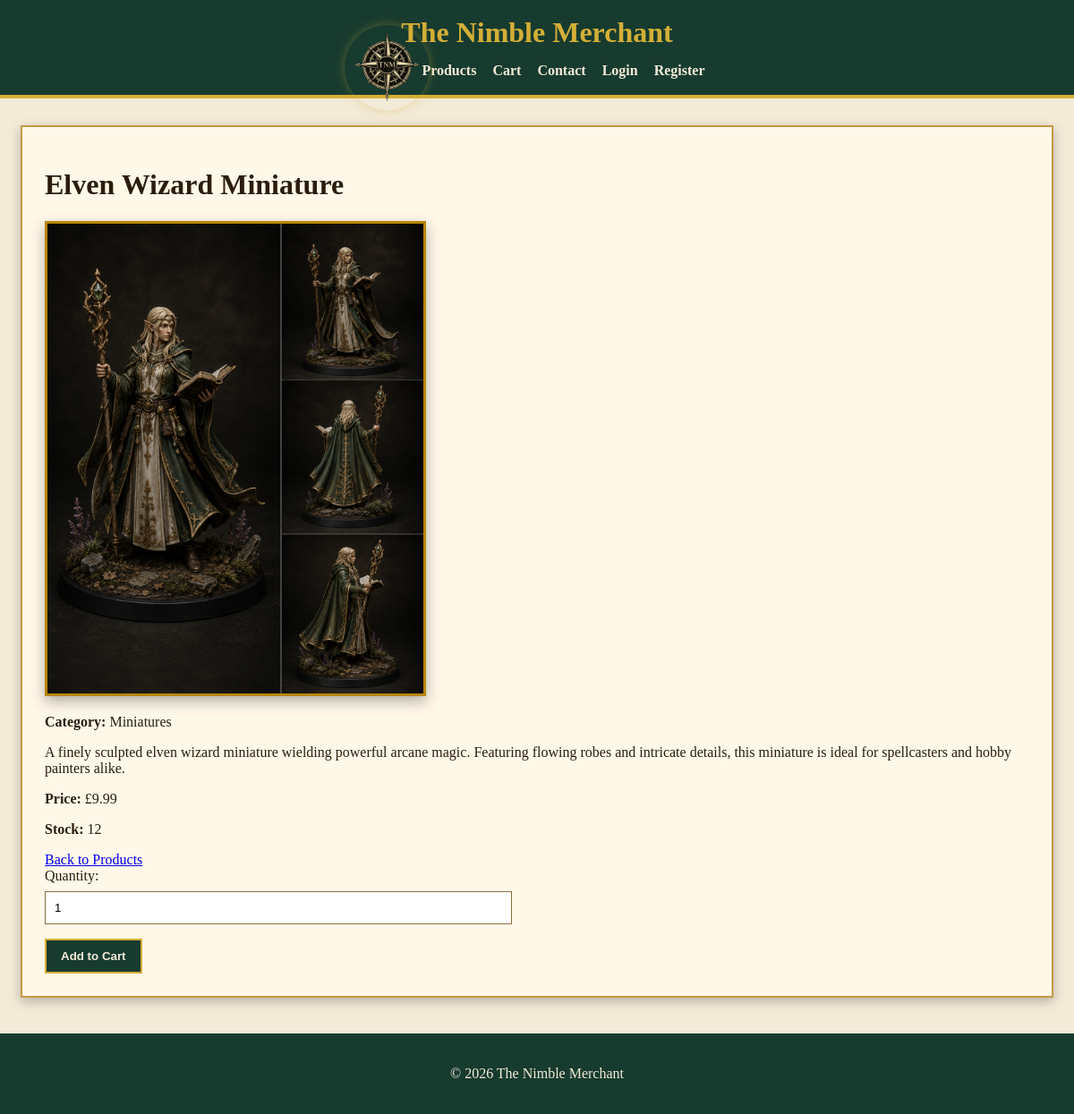
Page /products/6/ on the committed database.
### products/models.py (models this page shows, shortened)
class Product(models.Model):
    category = models.ForeignKey(
        Category,
        null=True,
        blank=True,
        on_delete=models.SET_NULL
    )
    name = models.CharField(max_length=254)
    description = models.TextField()
    price = models.DecimalField(max_digits=6, decimal_places=2)
    image = models.ImageField(upload_to='products/', null=True, blank=True)
    stock_quantity = models.PositiveIntegerField(default=0)

class Category(models.Model):
    name = models.CharField(max_length=254)
    friendly_name = models.CharField(max_length=254, blank=True, null=True)
    class Meta:
        verbose_name_plural = 'Categories'

### products/views.py (the view)
def product_detail(request, product_id):
    product = get_object_or_404(Product, pk=product_id)
    context = {
        "product": product,
    }
    return render(request, "products/product_detail.html", context)

### products/templates/products/product_detail.html (shortened to what this page needs)
{% extends "base.html" %}
{% block content %}
<h1>{{ product.name }}</h1>
{% load static %}
{% if product.image %}
    <img src="{% static 'images/' %}{{ product.image.name|cut:'products/' }}"
     alt="{{ product.name }}"
     class="product-detail-image">
{% endif %}
{% if product.category %}
    <p><strong>Category:</strong> {{ product.category.friendly_name }}</p>
{% endif %}
<p>{{ product.description }}</p>
<p><strong>Price:</strong> £{{ product.price }}</p>
<p><strong>Stock:</strong> {{ product.stock_quantity }}</p>
<a href="{% url 'products' %}">Back to Products</a>
<form method="POST" action="{% url 'add_to_cart' product.id %}">
    <label for="quantity">Quantity:</label>
    <input type="number" name="quantity" value="1" min="1" max="{{ product.stock_quantity }}">
    <button type="submit">Add to Cart</button>
</form>
{% endblock %}

### static/css/base.css (style rules this page uses)
body { margin: 0; font-family: Georgia, 'Times New Roman', serif; background: #f3ead7; color: #2b1d0e; }
button, a.button { background: #173b2f; color: #f3ead7; border: 2px solid #d4af37; padding: 10px 16px; cursor: pointer; text-decoration: none; font-weight: bold; }
input, textarea { display: block; width: 100%; max-width: 500px; padding: 10px; margin: 8px 0 16px 0; border: 1px solid #8b6f3e; }
.product-detail-image { width: 420px; max-width: 100%; height: auto; display: block; margin: 20px 0; border: 3px solid #b8860b; box-shadow: 0 6px 14px rgba(0, 0, 0, 0.3); }

### rows in the picture
Product: name "Elven Wizard Miniature", image.name (picture), category.friendly_name "Miniatures", description "A finely sculpted elven wizard miniature wielding powerful arcane magic. Featuring flowing robes and intricate details, this miniature is ideal for spellcasters and hobby painters alike.", price "9.99", stock_quantity "12"
